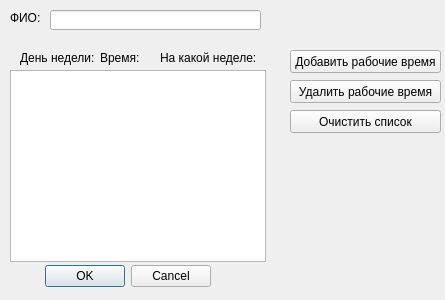
<?xml version="1.0" encoding="UTF-8"?>
<ui version="4.0">
 <class>ChangeTeacherFrom</class>
 <widget class="QDialog" name="ChangeTeacherFrom">
  <property name="geometry">
   <rect>
    <x>0</x>
    <y>0</y>
    <width>445</width>
    <height>300</height>
   </rect>
  </property>
  <property name="minimumSize">
   <size>
    <width>445</width>
    <height>300</height>
   </size>
  </property>
  <property name="maximumSize">
   <size>
    <width>445</width>
    <height>300</height>
   </size>
  </property>
  <property name="windowTitle">
   <string>Редактор учителей</string>
  </property>
  <widget class="QDialogButtonBox" name="DialogButtons">
   <property name="geometry">
    <rect>
     <x>30</x>
     <y>260</y>
     <width>181</width>
     <height>32</height>
    </rect>
   </property>
   <property name="orientation">
    <enum>Qt::Horizontal</enum>
   </property>
   <property name="standardButtons">
    <set>QDialogButtonBox::Cancel|QDialogButtonBox::Ok</set>
   </property>
  </widget>
  <widget class="QLabel" name="label">
   <property name="geometry">
    <rect>
     <x>10</x>
     <y>10</y>
     <width>31</width>
     <height>16</height>
    </rect>
   </property>
   <property name="text">
    <string>ФИО:</string>
   </property>
  </widget>
  <widget class="QLineEdit" name="NameEdit">
   <property name="geometry">
    <rect>
     <x>50</x>
     <y>10</y>
     <width>211</width>
     <height>20</height>
    </rect>
   </property>
  </widget>
  <widget class="QListWidget" name="WorkSlotsList">
   <property name="geometry">
    <rect>
     <x>10</x>
     <y>70</y>
     <width>256</width>
     <height>192</height>
    </rect>
   </property>
  </widget>
  <widget class="QPushButton" name="AddButton">
   <property name="geometry">
    <rect>
     <x>290</x>
     <y>50</y>
     <width>151</width>
     <height>23</height>
    </rect>
   </property>
   <property name="text">
    <string>Добавить рабочие время</string>
   </property>
  </widget>
  <widget class="QPushButton" name="RemoveButton">
   <property name="geometry">
    <rect>
     <x>290</x>
     <y>80</y>
     <width>151</width>
     <height>23</height>
    </rect>
   </property>
   <property name="text">
    <string>Удалить рабочие время</string>
   </property>
  </widget>
  <widget class="QLabel" name="label_2">
   <property name="geometry">
    <rect>
     <x>20</x>
     <y>50</y>
     <width>81</width>
     <height>16</height>
    </rect>
   </property>
   <property name="text">
    <string>День недели:</string>
   </property>
  </widget>
  <widget class="QLabel" name="label_3">
   <property name="geometry">
    <rect>
     <x>100</x>
     <y>50</y>
     <width>51</width>
     <height>16</height>
    </rect>
   </property>
   <property name="text">
    <string>Время:</string>
   </property>
  </widget>
  <widget class="QLabel" name="label_4">
   <property name="geometry">
    <rect>
     <x>160</x>
     <y>50</y>
     <width>101</width>
     <height>16</height>
    </rect>
   </property>
   <property name="text">
    <string>На какой неделе:</string>
   </property>
  </widget>
  <widget class="QPushButton" name="ClearButton">
   <property name="geometry">
    <rect>
     <x>290</x>
     <y>110</y>
     <width>151</width>
     <height>23</height>
    </rect>
   </property>
   <property name="text">
    <string>Очистить список</string>
   </property>
  </widget>
 </widget>
 <resources/>
 <connections>
  <connection>
   <sender>DialogButtons</sender>
   <signal>accepted()</signal>
   <receiver>ChangeTeacherFrom</receiver>
   <slot>accept()</slot>
   <hints>
    <hint type="sourcelabel">
     <x>248</x>
     <y>254</y>
    </hint>
    <hint type="destinationlabel">
     <x>157</x>
     <y>274</y>
    </hint>
   </hints>
  </connection>
  <connection>
   <sender>DialogButtons</sender>
   <signal>rejected()</signal>
   <receiver>ChangeTeacherFrom</receiver>
   <slot>reject()</slot>
   <hints>
    <hint type="sourcelabel">
     <x>316</x>
     <y>260</y>
    </hint>
    <hint type="destinationlabel">
     <x>286</x>
     <y>274</y>
    </hint>
   </hints>
  </connection>
 </connections>
</ui>
